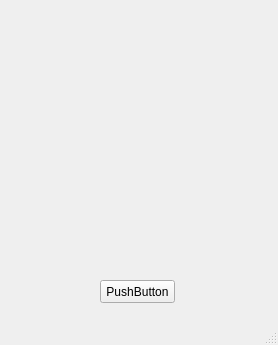
<?xml version="1.0" encoding="UTF-8"?>
<ui version="4.0">
 <class>MainWindow</class>
 <widget class="QMainWindow" name="MainWindow">
  <property name="geometry">
   <rect>
    <x>0</x>
    <y>0</y>
    <width>278</width>
    <height>345</height>
   </rect>
  </property>
  <property name="windowTitle">
   <string>MainWindow</string>
  </property>
  <widget class="QWidget" name="centralwidget">
   <widget class="QLabel" name="fotom">
    <property name="geometry">
     <rect>
      <x>30</x>
      <y>10</y>
      <width>221</width>
      <height>261</height>
     </rect>
    </property>
    <property name="text">
     <string/>
    </property>
    <property name="pixmap">
     <pixmap>../../14.10.2022 Cuma Pyqt django/eiffel.jpg</pixmap>
    </property>
    <property name="scaledContents">
     <bool>true</bool>
    </property>
   </widget>
   <widget class="QPushButton" name="pushButton">
    <property name="geometry">
     <rect>
      <x>100</x>
      <y>280</y>
      <width>75</width>
      <height>23</height>
     </rect>
    </property>
    <property name="text">
     <string>PushButton</string>
    </property>
   </widget>
  </widget>
  <widget class="QMenuBar" name="menubar">
   <property name="geometry">
    <rect>
     <x>0</x>
     <y>0</y>
     <width>278</width>
     <height>21</height>
    </rect>
   </property>
  </widget>
  <widget class="QStatusBar" name="statusbar"/>
 </widget>
 <resources/>
 <connections/>
</ui>
